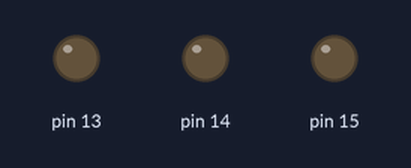
A sketch run on a simulated Arduino Uno, built with avr-gcc and run on an emulated ATmega328P. Shown: output pins drawn as LEDs (lit = HIGH).

Above: at 3.2 s.
At 12.8 s:
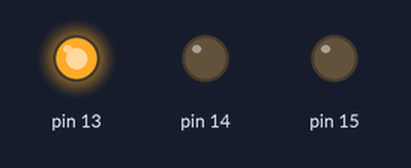
At 25.6 s:
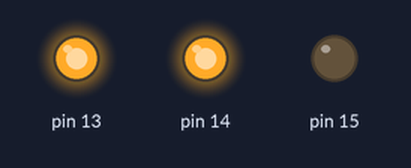
At 35.2 s:
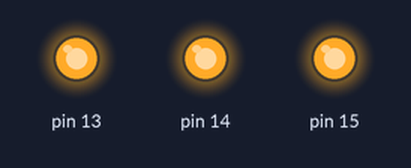
At 41.6 s:
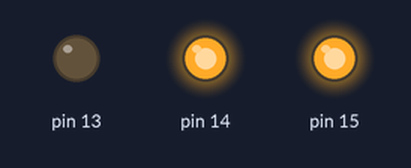
Timing chart, 0 to 49.9 s (numbered marks = the images above):
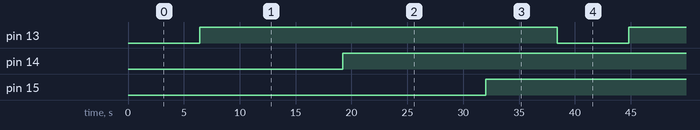

The sketch:

LEDPWM.ino
```cpp
void setup() {
  pinMode(15, OUTPUT);
  pinMode(14, OUTPUT);
  pinMode(13, OUTPUT);
}

void loop() {
   for(int i=13;i<=15;i++ ){
     for(int p=0;p<=255;p++ ){
      analogWrite(i,p );
      delay(50);
    }
  }
}
```

Measured:
- by itself, pin 13–15: alternates HIGH for 32.0 s and LOW for 6.4 s
